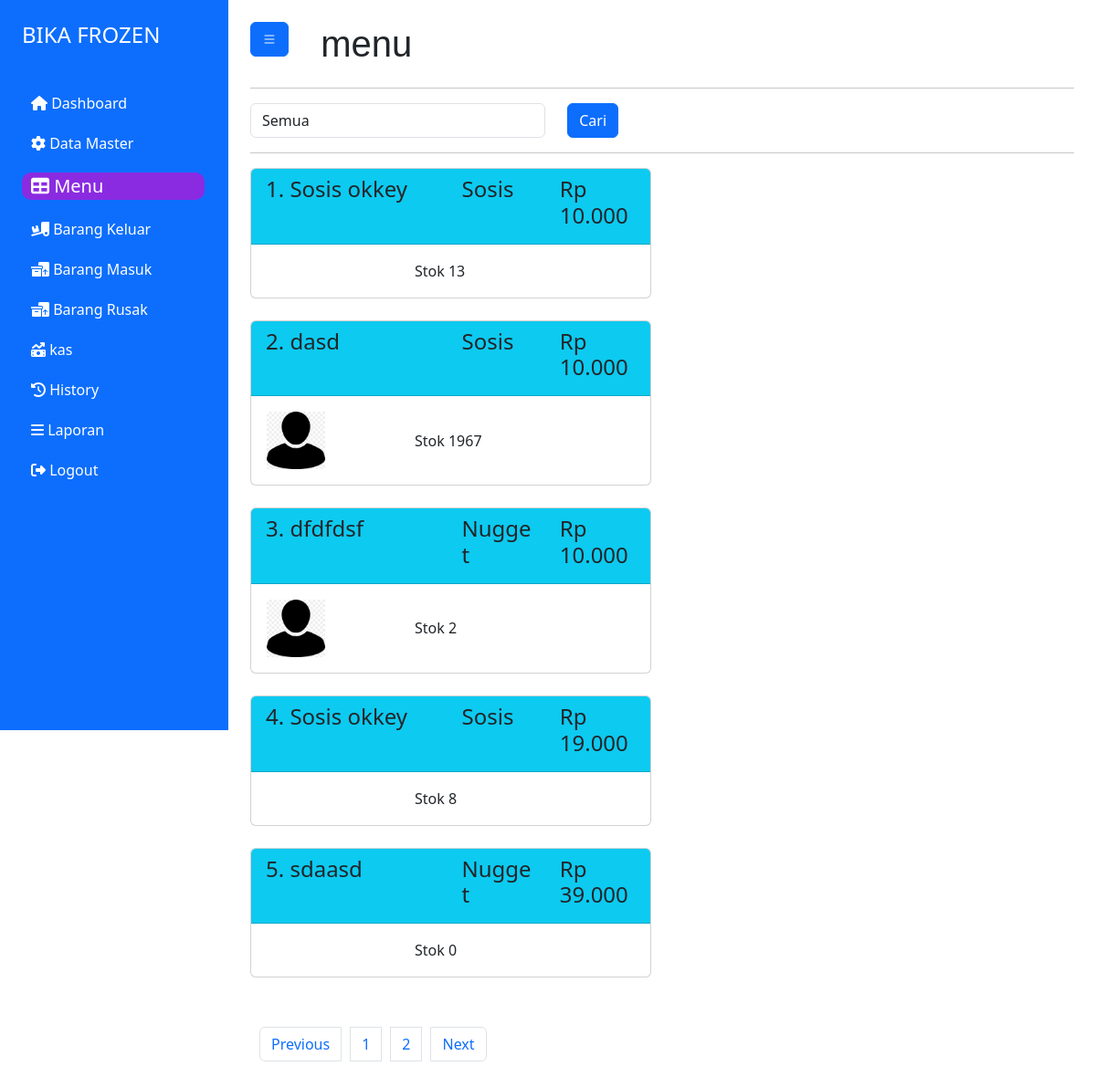
The app's page /index.php?page=menu (signed in), older data.
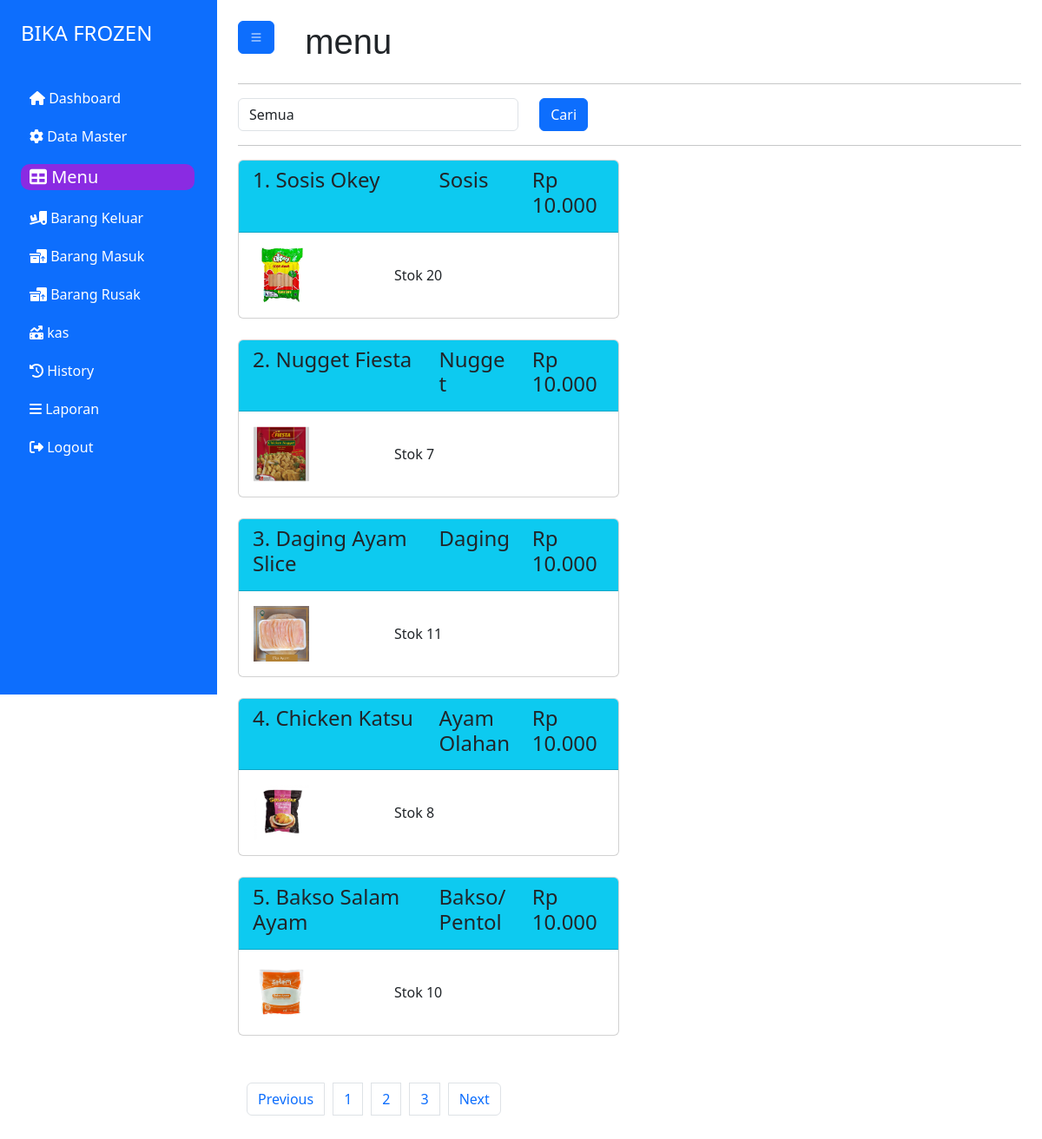
The same page, newer data.
### tables this page shows
CREATE TABLE `barang` (
  `id_barang` int(11) NOT NULL,
  `id_kategori` int(11) NOT NULL,
  `nm_barang` varchar(100) NOT NULL,
  `jumlah` int(10) NOT NULL,
  `foto` varchar(150) NOT NULL,
  `harga` varchar(20) NOT NULL
);

CREATE TABLE `kategori` (
  `id_kategori` int(11) NOT NULL,
  `nm_kategori` varchar(50) NOT NULL
);

### halaman/menu/list.php (the view, shortened to what this page needs)
<?php
include "././koneksi.php";
@$id_k = substr($_GET['id_kategori'], 0, 4);
@$kategori = $_GET['id_kategori'];
@$order = $_GET['id_order'];
?>
<div class="row">
    <div class="col-9">
        <form action="" method="get">
            <div class="row">
                <div class="col-6">
                    <select name="id_kategori" class="form-control" id="">
                        <option value="">Semua</option>
                    </select>
                </div>
                <div class="col-6">
                    <button type="submit" class="btn btn-primary">Cari</button>
                </div>
            </div>
        </form>
    </div>
    <div class="col-2">
    </div>
</div>
<hr>
<div class="row">
    <div class="col-6">
        <?php
        $batas = 5;
        $halaman = isset($_GET['halaman']) ? (int)$_GET['halaman'] : 1;
        $halaman_awal = ($halaman > 1) ? ($halaman * $batas) - $batas : 0;
        $next = $halaman + 1;
        if (empty($id_k)) {
            $data = mysqli_query($koneksi, "SELECT * FROM barang JOIN kategori ON kategori.id_kategori = barang.id_kategori");
        } else {
            $data = mysqli_query($koneksi, "SELECT * FROM barang JOIN kategori ON kategori.id_kategori = barang.id_kategori WHERE barang.id_kategori = '$id_k'");
        }
        $jumlah_data = mysqli_num_rows($data);
        $total_halaman = ceil($jumlah_data / $batas);
        if (empty($id_k)) {
            $query = mysqli_query($koneksi, "SELECT * FROM barang JOIN kategori ON kategori.id_kategori = barang.id_kategori limit $halaman_awal, $batas");
        } else {
            $query = mysqli_query($koneksi, "SELECT * FROM barang JOIN kategori ON kategori.id_kategori = barang.id_kategori WHERE barang.id_kategori = '$id_k' limit $halaman_awal, $batas");
        }
        $nomor = $halaman_awal + 1;
        while ($row = mysqli_fetch_array($query)) {
        ?>
            <div class="card">
                <div class="card-header bg-info">
                    <div class="row">
                        <div class="col-6">
                            <h4><?= $nomor++  ?>. <?= $row['nm_barang'] ?></h4>
                        </div>
                        <div class="col-3">
                            <h4><?= $row['nm_kategori'] ?></h4>
                        </div>
                        <div class="col-3">
                            <h4><?= $hasil_rupiah = "Rp " . number_format($row['harga'], 0, ',', '.') ?></h4>
                        </div>
                    </div>
                </div>
                <div class="card-body">
                    <table width="100%">
                        <td width="40%"><img src="././file/<?= $row['foto'] ?>" alt="" width="40%"></td>
                        <td width="30%">Stok <?= $row['jumlah'] ?></< /td>
                        <td width="30%">
                        </td>
                    </table>
                </div>
            </div>
            <br>
        <?php
        }
        ?>
        <nav>
            <ul class="pagination justify-content">
                <li class="page-item">
                    <a class="page-link" <?php if ($halaman > 1) {
                                            } ?>>Previous</a>
                </li>
                <?php
                for ($x = 1; $x <= $total_halaman; $x++) {
                ?>
                    <li class="page-item"><a class="page-link" href="?page=menu&halaman=<?php echo $x ?>&id_kategori=<?= $kategori ?>&id_order=<?= $order ?>"><?php echo $x; ?></a>
                    </li>
                <?php
                }
                ?>
                <li class="page-item">
                    <a class="page-link" <?php if ($halaman < $total_halaman) {
                                                echo "href='?page=menu&halaman=$next&id_kategori=$kategori&id_order=$order'";
                                            } ?>>Next</a>
                </li>
            </ul>
        </nav>
    </div>
    <div class="col-6">

### index.php (shortened to what this page needs)
<?php
include "koneksi.php";
$hal = $_GET['page'];
$id = $_SESSION['id'];
$query = mysqli_query($koneksi, "SELECT * FROM pelanggan WHERE id_user = '$id'");
$row = mysqli_fetch_assoc($query);
?>
<!DOCTYPE html>
<html lang="en">
<head>
    <link rel="stylesheet" href="https://stackpath.bootstrapcdn.com/bootstrap/5.0.0-alpha2/css/bootstrap.min.css" />
    <link rel="stylesheet" href="https://cdn.jsdelivr.net/npm/bootstrap-icons@1.9.1/font/bootstrap-icons.css" />
    <link rel="stylesheet" href="https://cdnjs.cloudflare.com/ajax/libs/twitter-bootstrap/5.3.0/css/bootstrap.min.css">
    <link rel="stylesheet" href="https://cdn.datatables.net/1.13.7/css/dataTables.bootstrap5.min.css">
    <link rel="stylesheet" href="https://cdnjs.cloudflare.com/ajax/libs/limonte-sweetalert2/7.33.1/sweetalert2.min.css">
    <link rel="stylesheet" href="https://use.fontawesome.com/releases/v5.7.2/css/all.css">
</head>
<?php
if (empty($row['id_pelanggan'])) {
?>
    <body>
        <div class="container">
            <div class="card">
                <div class="card-header bg-info">
                    <div class="row">
                        <div class="col-11">
                            <h2>Tambah Data Pelanggan</h2>
                        </div>
                        <div class="col-1">
                            <a href="logout.php" class="btn btn-danger">Logout</a>
                        </div>
                    </div>
                </div>
                <div class="card-body">
                    <form action="" method="post">
                        <div>
                            <input type="hidden" value="<?= $_SESSION['id'] ?>" name="id_user">
                            <label for="">Nama</label>
                            <input type="text" class="form-control" name="nama" autofocus required>
                        </div>
                        <div class="row">
                            <label for="">TTL</label>
                            <div class="col-6">
                                <input type="text" class="form-control" name="tempat" required>
                            </div>
                            <div class="col-6">
                                <input type="date" class="form-control" name="tgl" required>
                            </div>
                        </div>
                        <div>
                            <label for="">Alamat</label>
                            <input type="text" class="form-control" name="alamat" autofocus required>
                        </div>
                        <div>
                            <label for="">No Hp</label>
                            <input type="text" class="form-control" name="no_hp" autofocus required>
                        </div>
                        <br>
                        <div>
                            <button type="submit" name="simpan" class="btn btn-primary">Simpan</button>
                            <button type="reset" name="simpan" class="btn btn-danger">Reset</button>
                        </div>
                    </form>
                </div>
            </div>
        </div>
        <?php
        if (isset($_POST['simpan'])) {
            $nama = $_POST['nama'];
            $tempat = $_POST['tempat'];
            $tgl = $_POST['tgl'];
            $alamat = $_POST['alamat'];
            $no_hp = $_POST['no_hp'];
            $id_user = $_POST['id_user'];
            mysqli_query($koneksi, "INSERT INTO pelanggan VALUES(null,'$id_user','$nama','$tempat','$tgl','$alamat','$no_hp')");
        ?>
            <script>
                swal({
                    title: "Success!",
                    text: "Tambah data berhasil",
                    type: "success"
                }, setTimeout(function() {
                    window.location.href = "http://localhost/bikafrozen/index.php?page=dashboard";
                }, 1000));
            </script>
        <?php
        }
        ?>
    </body>
<?php
} else {
?>
    <body>
        <div>
            <div class="sidebar p-4 bg-primary active-sidebar" id="sidebar">
                <h4 class="mb-5 text-white">BIKA FROZEN</h4>
                <li <?php if ($hal == "dashboard") { ?>class="hidup" <?php } ?>>
                    <a class="text-white" href="index.php?page=dashboard">
                        <i class="fa-solid fa-home"></i>
                        Dashboard
                    </a>
                </li>
                <?php
                if ($_SESSION['level'] == "Admin") {
                ?>
                    <a class="dropdown-btn text-white" href="#">
                        <i class="fa-solid fa-gear"></i>
                        Data Master
                    </a>
                <?php
                }
                ?>
                <li <?php if ($hal == "menu" || $hal == "order" || $hal == "edit_menu") { ?>class="hidup" <?php } ?>>
                    <a class="text-white" href="index.php?page=menu">
                        <i class="fa-solid fa-table"></i>
                        Menu
                    </a>
                </li>
                <?php
                if ($_SESSION['level'] == "Admin") {
                ?>
                    <li <?php if ($hal == "barang_keluar") { ?>class="hidup" <?php } ?>>
                        <a class="text-white" href="index.php?page=barang_keluar">
                            <i class="fa-solid fa-truck-ramp-box"></i>
                            Barang Keluar
                        </a>
                    </li>
                    <li <?php if ($hal == "barang_masuk" || $hal == "tambah_barang_masuk" || $hal == "edit_barang_masuk") { ?>class="hidup" <?php } ?>>
                        <a class="text-white" href="index.php?page=barang_masuk">
                            <i class="fa-solid fa-boxes-packing"></i>
                            Barang Masuk
                        </a>
                    </li>
                    <li <?php if ($hal == "barang_rusak" || $hal == "barang_baik" || $hal == "tambah_barang_rusak" || $hal == "edit_barang_rusak") { ?>class="hidup" <?php } ?>>
                        <a class="text-white" href="index.php?page=barang_rusak">
                            <i class="fa-solid fa-boxes-packing"></i>
                            Barang Rusak
                        </a>
                    </li>
                <?php
                }
                ?>
                <a class="dropdown-btn text-white" href="#">
                    <i class="fa-solid fa-money-bill-trend-up"></i>
                    kas
                </a>
                <li <?php if ($hal == "history" || $hal == "tambah_history" || $hal == "edit_history") { ?>class="hidup" <?php } ?>>
                    <a class="text-white" href="index.php?page=history">
                        <i class="fa-solid fa-clock-rotate-left"></i>
                        History
                    </a>
                </li>
                <a class="dropdown-btn text-white" href="#">
                    <i class="fa-solid fa-bars"></i>
                    Laporan
                </a>
                <li>
                    <a class="text-white" href="logout.php">
                        <i class="fa-solid fa-right-from-bracket"></i>
                        Logout
                    </a>
                </li>
            </div>
        </div>
        <section class="p-4 active-main-content" id="main-content">
            <div class="row">
                <div class="col-1">
                    <button class="btn btn-primary" id="button-toggle">
                        <i class="bi bi-list"></i>
                    </button>
                </div>
                <div class="col-11">
                    <h1 style="font-family:'Trebuchet MS', 'Lucida Sans Unicode', 'Lucida Grande', 'Lucida Sans', Arial, sans-serif;">
                        <?= $hal ?></h1>
                </div>
            </div>
            <hr>
            <div class="">
                <?php
                if (isset($_GET['page'])) {
                    $page = $_GET['page'];
                    switch ($page) {
                        case 'menu':
                            include "halaman/menu/list.php";
                            break;
                    }
                } else {
                    include "halaman/dashboard.php";
                }
                ?>
            </div>
        </section>
    </body>
<?php
}
?>
</html>

### index.php (style rules this page uses)
li { list-style: none; margin: 20px 0 20px 0; }
.hidup { background-color: blueviolet; border-radius: 10px; font-size: 20px; width: 200px; }
a { text-decoration: none; margin: 10px; }
.sidebar { width: 250px; height: 100vh; position: fixed; margin-left: -300px; transition: 0.4s; }
.active-main-content { margin-left: 250px; }
.active-sidebar { margin-left: 0; }
#main-content { transition: 0.4s; }

Row changes from the older to the newer data that the page shows:
removed barang: nm_barang "Sosis okkey", id_kategori.nm_kategori "Sosis", harga "Rp 10.000", jumlah "13"
removed barang: nm_barang "dasd", id_kategori.nm_kategori "Sosis", harga "Rp 10.000", foto (picture), jumlah "1967"
removed barang: nm_barang "dfdfdsf", id_kategori.nm_kategori "Nugget", harga "Rp 10.000", foto (picture), jumlah "2"
removed barang: nm_barang "Sosis okkey", id_kategori.nm_kategori "Sosis", harga "Rp 19.000", jumlah "8"
removed barang: nm_barang "sdaasd", id_kategori.nm_kategori "Nugget", harga "Rp 39.000", jumlah "0"
added barang: nm_barang "Sosis Okey", id_kategori.nm_kategori "Sosis", harga "Rp 10.000", foto (picture), jumlah "20"
added barang: nm_barang "Nugget Fiesta", id_kategori.nm_kategori "Nugget", harga "Rp 10.000", foto (picture), jumlah "7"
added barang: nm_barang "Daging Ayam Slice", id_kategori.nm_kategori "Daging", harga "Rp 10.000", foto (picture), jumlah "11"
added barang: nm_barang "Chicken Katsu", id_kategori.nm_kategori "Ayam Olahan", harga "Rp 10.000", foto (picture), jumlah "8"
added barang: nm_barang "Bakso Salam Ayam", id_kategori.nm_kategori "Bakso/Pentol", harga "Rp 10.000", foto (picture), jumlah "10"
Text that changed along with them:
new list line: "3"
